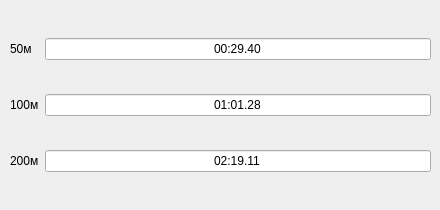
         <widget class="QWidget" name="tab_35">
          <attribute name="title">
           <string>Жінки</string>
          </attribute>
          <widget class="QWidget" name="layoutWidget_21">
           <property name="geometry">
            <rect>
             <x>10</x>
             <y>10</y>
             <width>421</width>
             <height>191</height>
            </rect>
           </property>
           <layout class="QGridLayout" name="gridLayout_23">
            <item row="2" column="1">
             <widget class="QLineEdit" name="lineEdit_50m_bras_women200">
              <property name="text">
               <string>02:19.11</string>
              </property>
              <property name="alignment">
               <set>Qt::AlignCenter</set>
              </property>
             </widget>
            </item>
            <item row="1" column="0">
             <widget class="QLabel" name="label_145">
              <property name="text">
               <string>100м</string>
              </property>
             </widget>
            </item>
            <item row="1" column="1">
             <widget class="QLineEdit" name="lineEdit_50m_bras_women100">
              <property name="text">
               <string>01:01.28</string>
              </property>
              <property name="alignment">
               <set>Qt::AlignCenter</set>
              </property>
             </widget>
            </item>
            <item row="2" column="0">
             <widget class="QLabel" name="label_147">
              <property name="text">
               <string>200м</string>
              </property>
             </widget>
            </item>
            <item row="0" column="0">
             <widget class="QLabel" name="label_143">
              <property name="text">
               <string>50м</string>
              </property>
             </widget>
            </item>
            <item row="0" column="1">
             <widget class="QLineEdit" name="lineEdit_50m_bras_women50">
              <property name="text">
               <string>00:29.40</string>
              </property>
              <property name="alignment">
               <set>Qt::AlignCenter</set>
              </property>
             </widget>
            </item>
           </layout>
          </widget>
         </widget>
